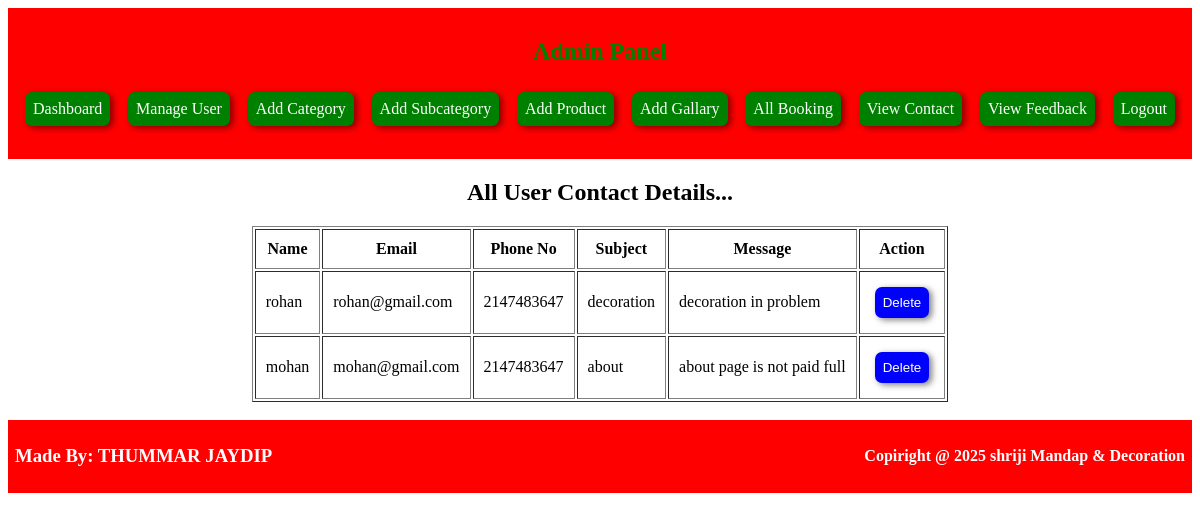
Page /admin/php/viewcontact.php (signed in) on the committed database.
### tables this page shows
CREATE TABLE `contactus` (
  `id` int(11) NOT NULL,
  `name` varchar(45) NOT NULL,
  `email` varchar(45) NOT NULL,
  `phone` int(10) NOT NULL,
  `subject` varchar(45) NOT NULL,
  `message` varchar(100) NOT NULL
);

### admin/php/viewcontact.php (the view, shortened to what this page needs)
<?php
if(isset($_SESSION['admin']))
{
  include 'header.php';
  include 'dbconnection.php';
?>
  <center>
    <h2 style="text-align:center">All User Contact Details...</h2>
    <?php
      echo "<table border='1' cellpadding='10' >";
      echo "<tr>
        <th>Name</th>
        <th>Email</th>
        <th>Phone No</th>
        <th>Subject</th>
        <th>Message</th>
        <th>Action</th>
      </tr>";
        $qry="SELECT * from contactus";
        $result=mysqli_query($con,$qry);
        while($row=mysqli_fetch_assoc($result))
        {
          echo "<tr>
            <td> {$row['name']} </td>
            <td> {$row['email']} </td>
            <td> {$row['phone']} </td>
            <td> {$row['subject']} </td>
            <td> {$row['message']} </td>
            <td>
              <button class='add'><a href='delete_contact.php?id=".$row['id']."' onclick=\"return confirm('Are you sure ?')\">Delete</a></button>
            </td>
          </tr>";
        }
        echo "</table>";
    ?>
  </center>
<?php
  include 'footer.php';
  }
  else
  {
    header("Location:index.php");
  }
?>

### admin/php/viewcontact.php (style rules this page uses)
.add { padding: 8px; margin: 5px; background-color: blue; color: white; border-radius: 7px; border: none; box-shadow:3px 2px 6px rgba(8, 1, 1, 0.5); }
.add a { color: white; text-decoration:none; }

### rows in the picture
contactus: name "rohan", email "rohan@gmail.com", phone "2147483647", subject "decoration", message "decoration in problem"
contactus: name "mohan", email "mohan@gmail.com", phone "2147483647", subject "about", message "about page is not paid full"
